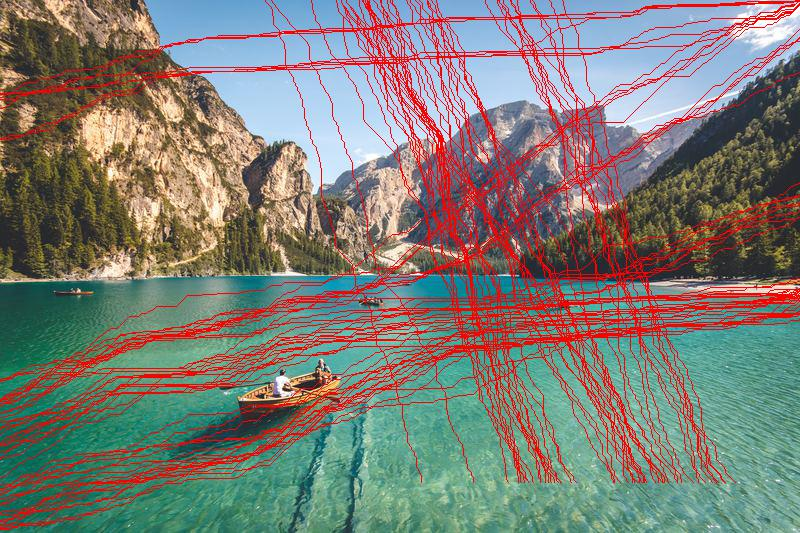
#> input picture prototype/tests/nature-marked.jpeg, 800 x 533 px
$ python -i algorithm.py   (imports and definitions only)
#> lines starting #> are read from the running program, lines starting #| are printed output that depends on the picture
from numpy import array, sqrt, max, zeros_like, int, argmin
from scipy.signal import convolve2d, gaussian
import scipy.ndimage as ndimage
import matplotlib.pyplot as plt
from numba import jit
from collections import deque
from sys import maxsize
from typing import List
import numpy

sobel_kernels = {
    'x': array([
        [-1, 0, 1],
        [-2, 0, 2],
        [-1, 0, 1]
    ]),
    'y': array([
        [1, 2, 1],
        [0, 0, 0],
        [-1, -2, -1]
    ])
}

gaussian_kernel = (1/16) * array([
    [1, 2, 1],
    [2, 4, 2],
    [1, 2, 1]
])

DIAGONAL = numpy.intp(1)
DOWN = numpy.intp(2)


def apply_sobel(image: array):
    blurred = convolve2d(image, gaussian_kernel, mode='same', boundary='symm')
    grad_x = convolve2d(
        blurred, sobel_kernels['x'], mode='same', boundary='symm')
    grad_y = convolve2d(
        blurred, sobel_kernels['y'], mode='same', boundary='symm')
    grad = sqrt(grad_x * grad_x + grad_y * grad_y)
    normalised_grad = grad * (255.0 / max(grad))
    return normalised_grad


@jit
def is_in_image(position: tuple, rows: int, cols: int) -> bool:
    row, col = position
    return row >= 0 and col >= 0 and row < rows and col < cols


@jit
def compute_optimal_seam(energy):
    rows, cols = energy.shape
    infinity = maxsize / 10
    dp = energy.copy()

    next_seam_position = zeros_like(dp, dtype=numpy.intp)

    for col in range(cols):
        dp[rows - 1][col] = energy[rows-1][col]

    for row in range(rows - 2, -1, -1):
        for col in range(cols):
            optimal_adjacent_cost = infinity
            optimal_choice = -1
            adjacents = [
                ((row + 1, col + 1), DIAGONAL),
                ((row + 1, col), DOWN)
            ]
            for (adjacent, choice) in adjacents:
                adjacent_row, adjacent_col = adjacent
                if not is_in_image(adjacent, rows, cols):
                    continue
                if dp[adjacent_row][adjacent_col] < optimal_adjacent_cost:
                    optimal_adjacent_cost = dp[adjacent_row][adjacent_col]
                    optimal_choice = choice

            next_seam_position[row][col] = optimal_choice
            dp[row][col] = energy[row][col] + optimal_adjacent_cost

    seam_start_col = argmin(dp[0, :])
    seam_start = (0, seam_start_col)
    seam_cost = dp[0][seam_start_col]
    return (seam_start, seam_cost, next_seam_position)

>>> import cv2
>>> picture = cv2.imread('tests/nature-marked.jpeg', cv2.IMREAD_GRAYSCALE)
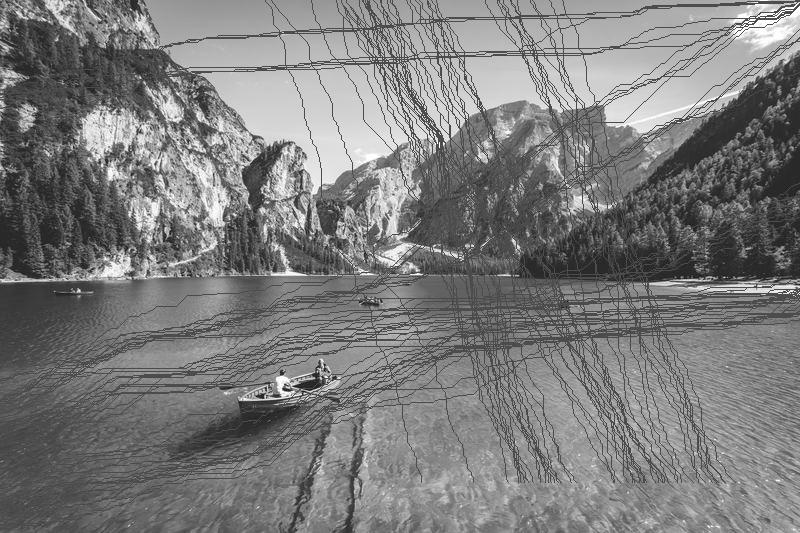
#> picture: shape (533, 800); min 0, max 255, mean 124.2
>>> result = apply_sobel(picture)
#> in apply_sobel, `grad_x = convolve2d( blurred, sobel_kernels['x'], mode='same', boundar..`:
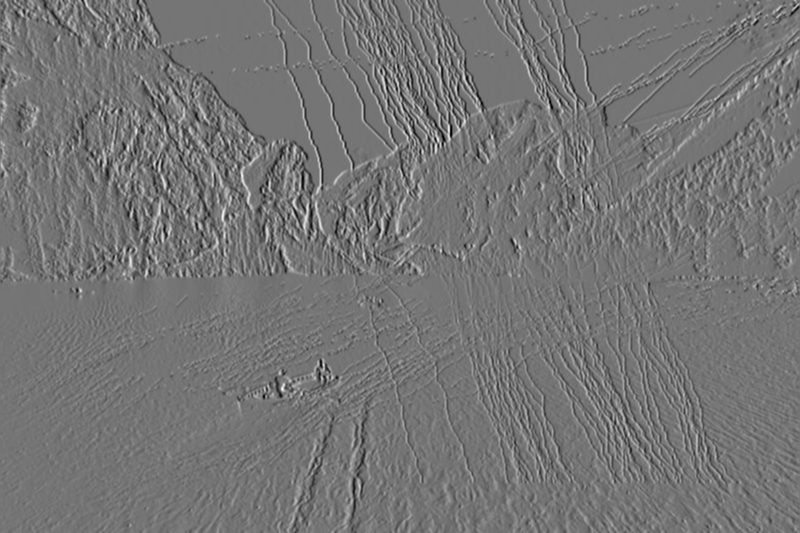
#> grad_x: shape (533, 800) float64; min -443.1, max 521.2, mean -0.2; drawn with min black and max white
#> in apply_sobel, `grad_y = convolve2d( blurred, sobel_kernels['y'], mode='same', boundar..`:
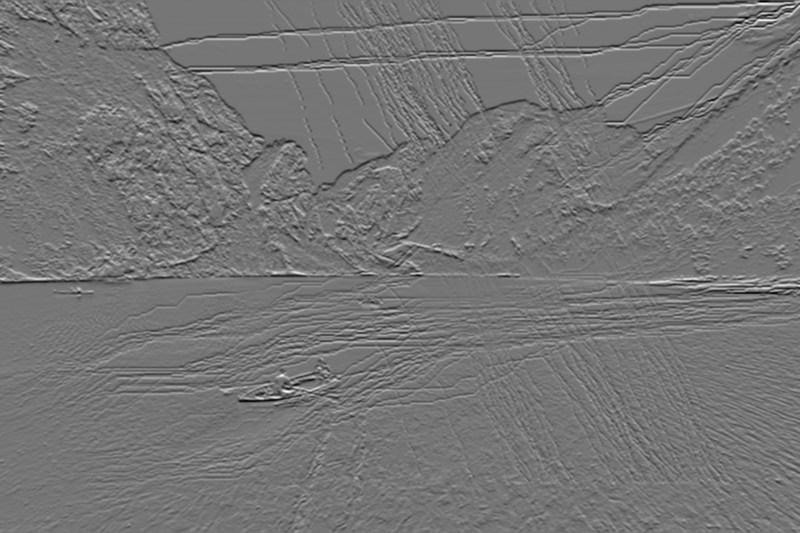
#> grad_y: shape (533, 800) float64; min -535.6, max 625.6, mean -0.4; drawn with min black and max white
#> in apply_sobel, `grad = sqrt(grad_x * grad_x + grad_y * grad_y)`:
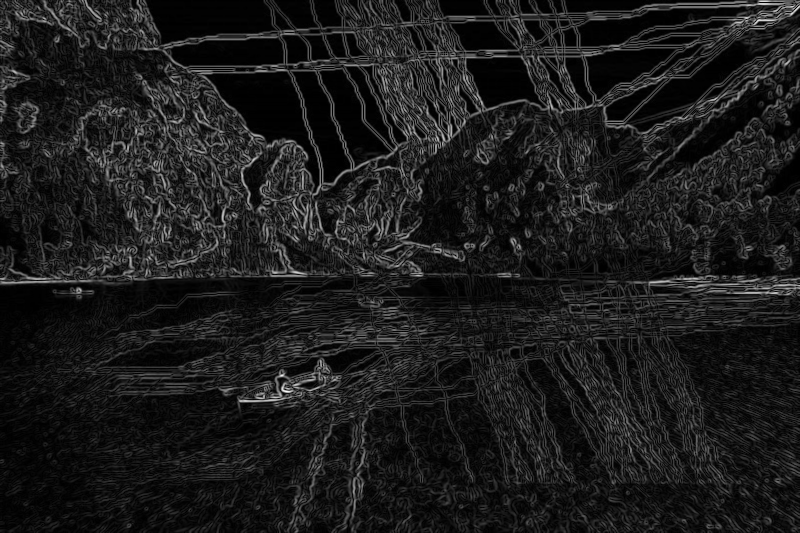
#> grad: shape (533, 800) float64; min 0, max 630, mean 70.9; drawn with min black and max white

$ run again, on prototype/tests/rock-marked.jpeg
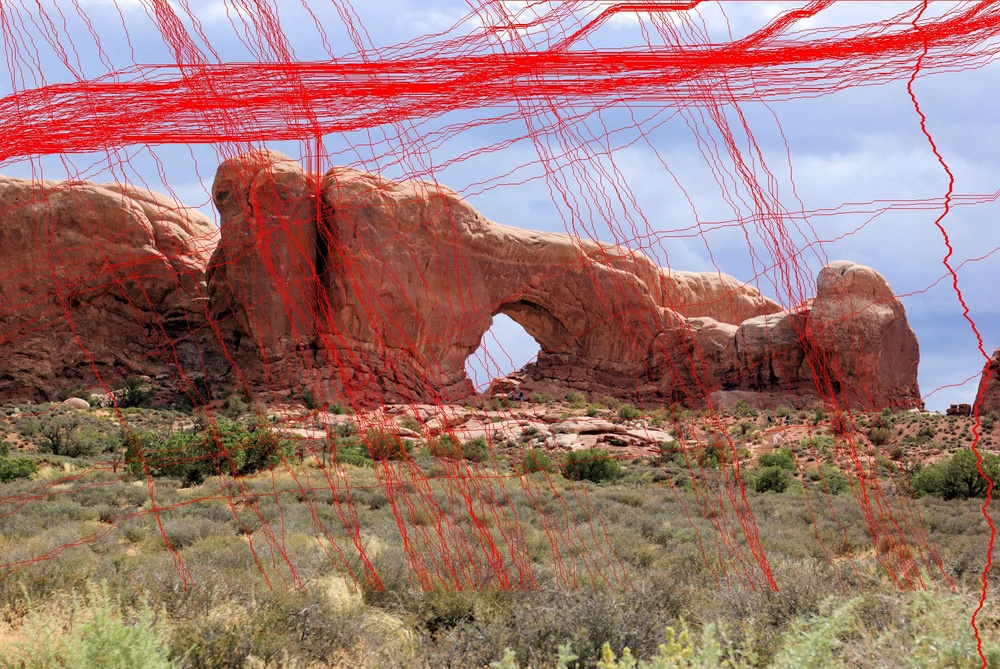
#> input picture prototype/tests/rock-marked.jpeg, 1000 x 669 px, shrunk from 1920 x 1285 before the run
#> in apply_sobel, `grad_y = convolve2d( blurred, sobel_kernels['y'], mode='same', boundar..`:
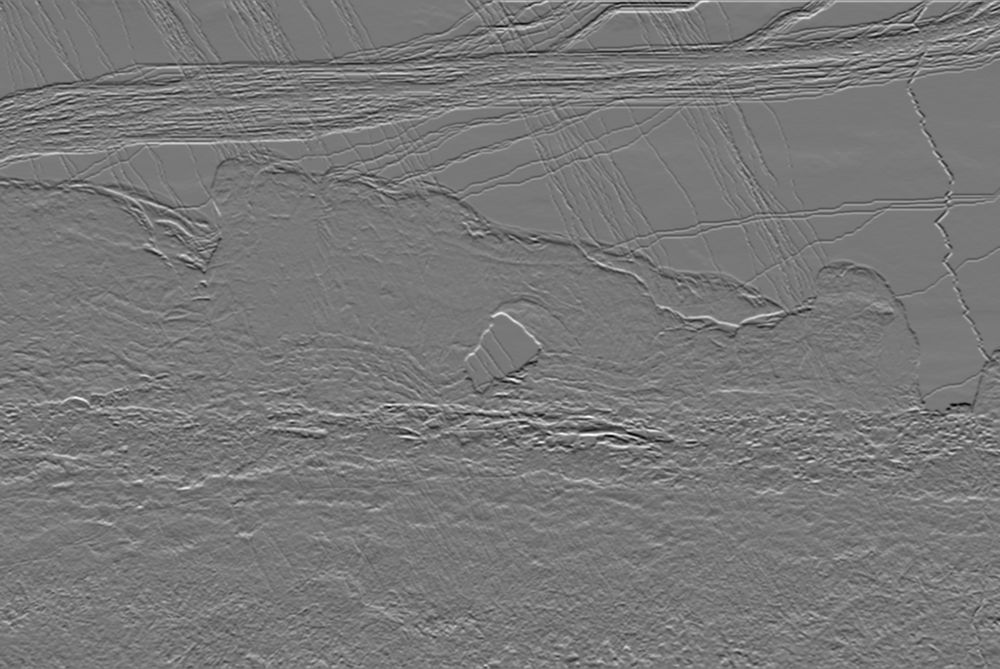
#> grad_y: shape (669, 1000) float64; min -513.2, max 570.8, mean -0.5; drawn with min black and max white
#> in apply_sobel, `grad = sqrt(grad_x * grad_x + grad_y * grad_y)`:
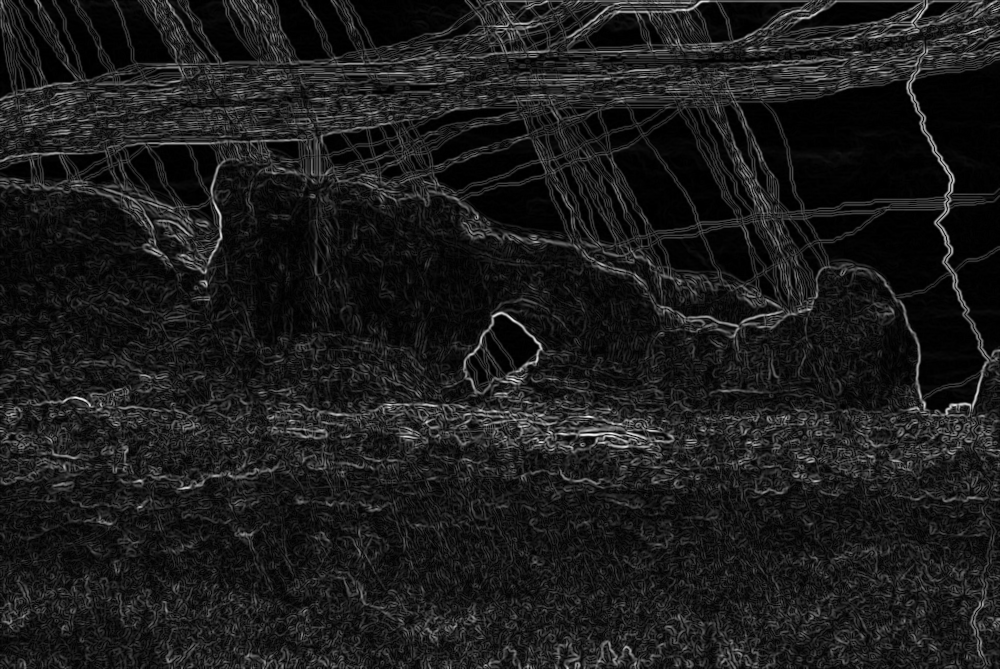
#> grad: shape (669, 1000) float64; min 0, max 579.4, mean 64.4; drawn with min black and max white

$ run again, on prototype/tests/rock.jpeg
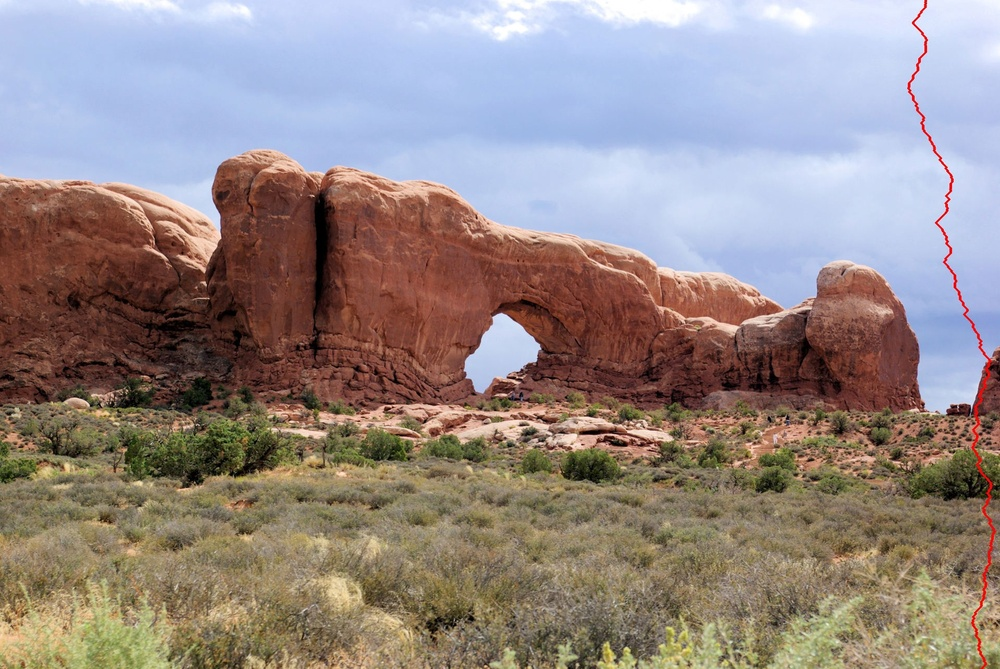
#> input picture prototype/tests/rock.jpeg, 1000 x 669 px, shrunk from 1920 x 1285 before the run
#> in apply_sobel, `grad_y = convolve2d( blurred, sobel_kernels['y'], mode='same', boundar..`:
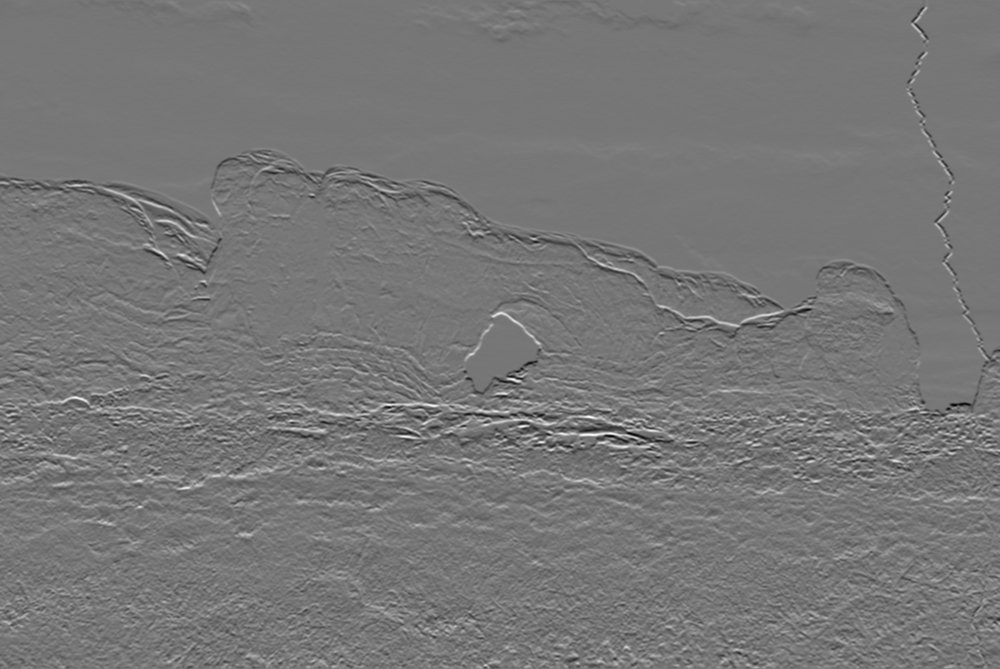
#> grad_y: shape (669, 1000) float64; min -514.1, max 583.4, mean -1; drawn with min black and max white
#> in apply_sobel, `grad = sqrt(grad_x * grad_x + grad_y * grad_y)`:
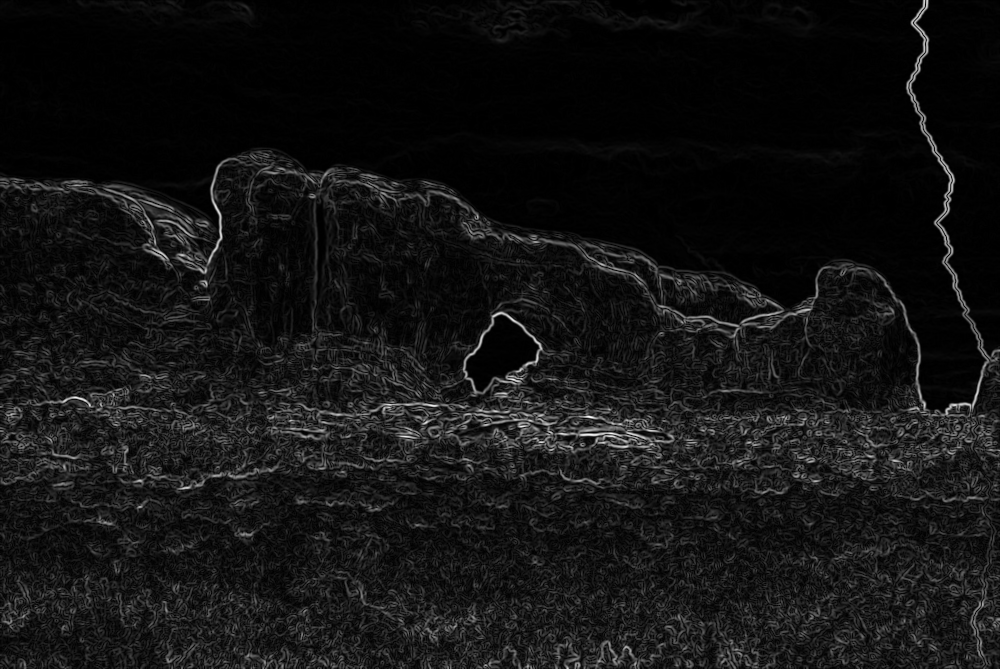
#> grad: shape (669, 1000) float64; min 0, max 587.3, mean 46.2; drawn with min black and max white

$ run again, on prototype/tests/surfer-marked.jpeg
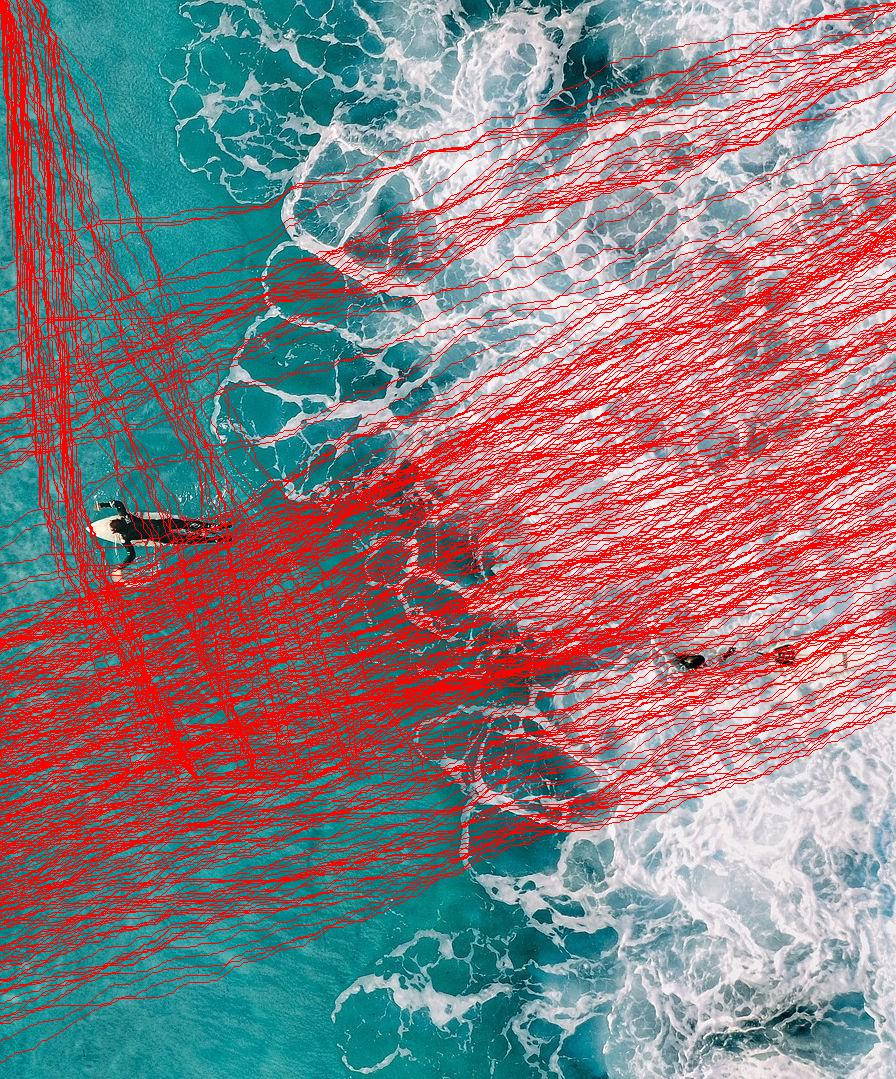
#> input picture prototype/tests/surfer-marked.jpeg, 896 x 1079 px
#> in apply_sobel, `grad_y = convolve2d( blurred, sobel_kernels['y'], mode='same', boundar..`:
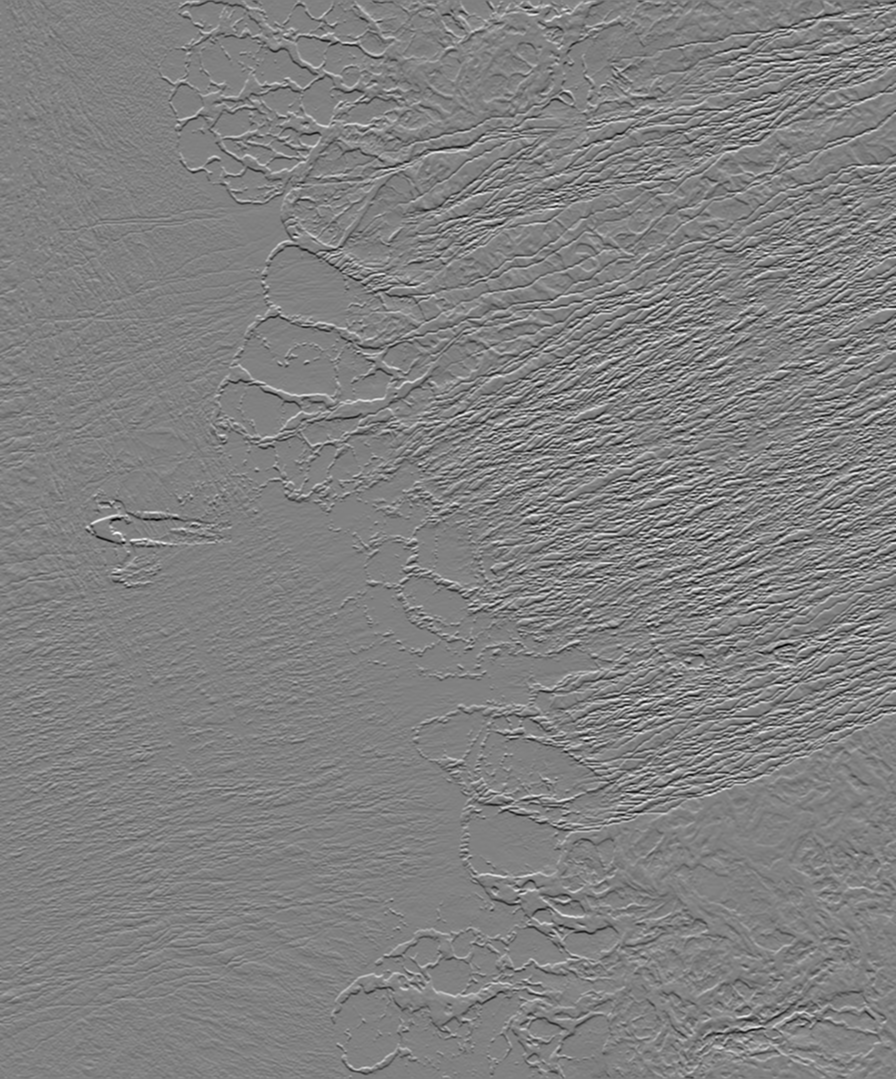
#> grad_y: shape (1079, 896) float64; min -589, max 575.4, mean 0; drawn with min black and max white
#> in apply_sobel, `grad = sqrt(grad_x * grad_x + grad_y * grad_y)`:
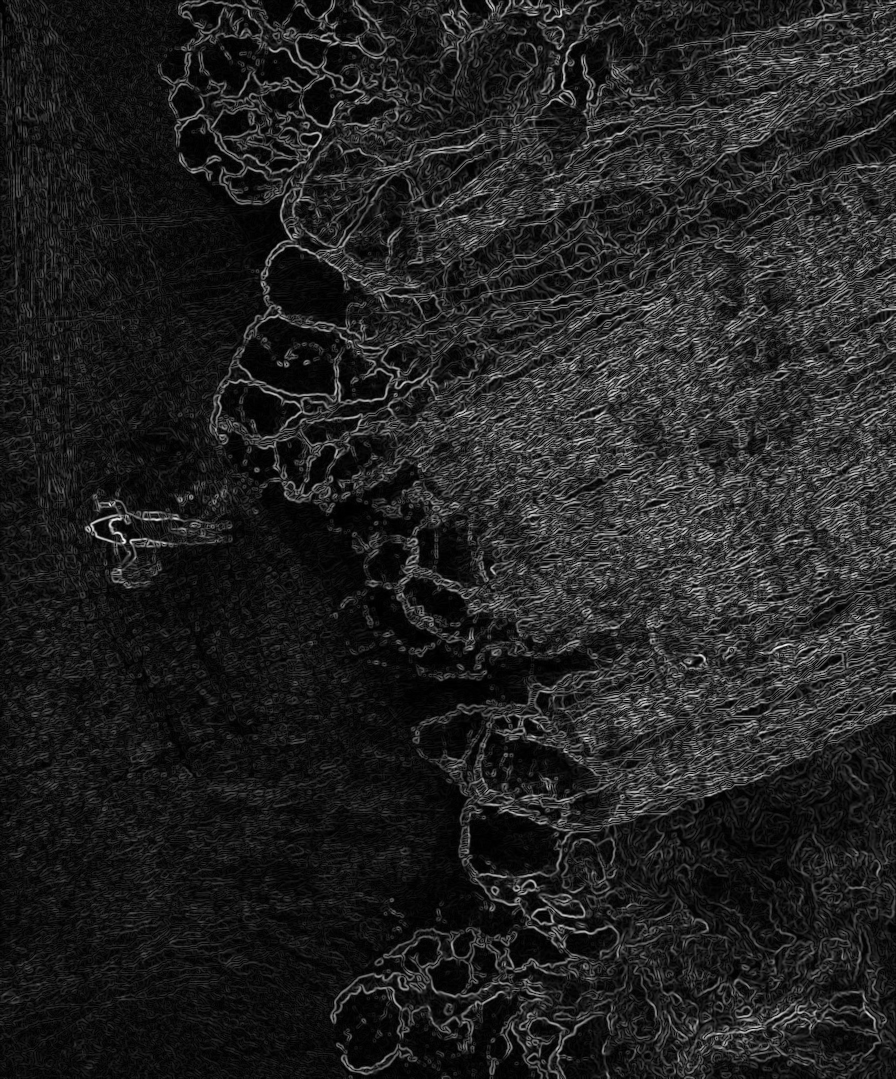
#> grad: shape (1079, 896) float64; min 0, max 639.3, mean 86.3; drawn with min black and max white
